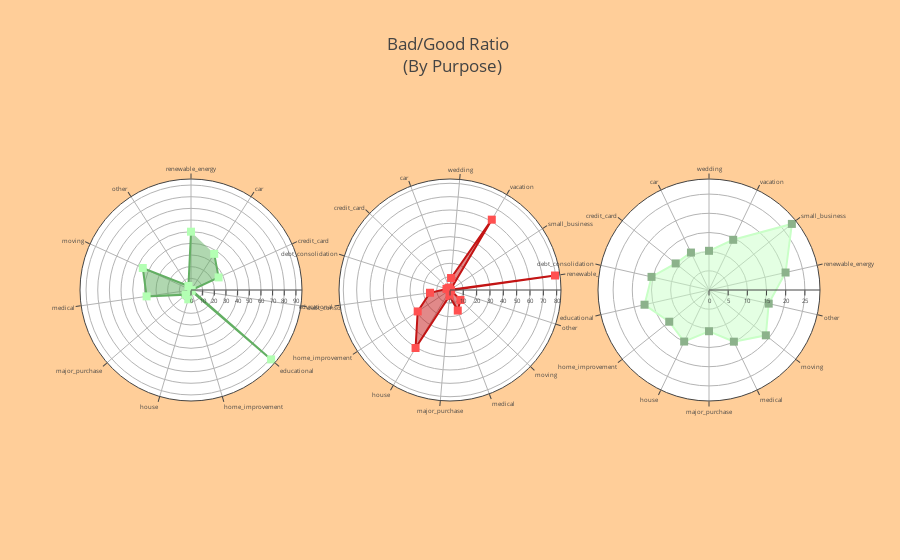

The notebook cell saved with this chart:
### Code cell
# Next task a Radar Chart with the bad/good ratio to see if it justifies the amount of loans issued towards housing
high_ratio = final_df.loc[final_df['income_category'] == 'High']
medium_ratio = final_df.loc[final_df['income_category'] == 'Medium']
low_ratio = final_df.loc[final_df['income_category'] == 'Low']

data = [
    go.Scatterpolar(
        mode='lines+markers',
      r = high_ratio['bad/good ratio (%)'].values.tolist(),
      theta = high_ratio['purpose'].unique(),
      fill = 'toself',
      name = 'High Income',
        line = dict(
        color = "#63AF63"
      ),
      marker = dict(
        color = "#B3FFB3",
        symbol = "square",
        size = 8
      ),
      subplot = "polar",
    ),
    go.Scatterpolar(
        mode='lines+markers',
      r = medium_ratio['bad/good ratio (%)'].values.tolist(),
      theta = medium_ratio['purpose'].unique(),
      fill = 'toself',
      name = 'Medium Income',
        line = dict(
        color = "#C31414"
      ),
      marker = dict(
        color = "#FF5050",
        symbol = "square",
        size = 8
      ),
      subplot = "polar2"
    ),
    go.Scatterpolar(
        mode='lines+markers',
      r = low_ratio['bad/good ratio (%)'].values.tolist(),
      theta = low_ratio['purpose'].unique(),
      fill = 'toself',
      name = 'Low Income',
        line = dict(
        color = "#C9FFC7"
      ),
      marker = dict(
        color = "#8CB28B",
        symbol = "square",
        size = 8
      ),
      subplot = "polar3"
    ),
]

layout = go.Layout(
    title="Bad/Good Ratio <br> (By Purpose)",
    showlegend = False,
     paper_bgcolor = "rgb(255, 206, 153)",
    polar = dict(
      domain = dict(
        x = [0,0.3],
        y = [0,1]
      ),
      radialaxis = dict(
        tickfont = dict(
          size = 6
        )
      ),
      angularaxis = dict(
        tickfont = dict(
          size = 6
        ),
        rotation = 90,
        direction = "counterclockwise"
      )
    ),
    polar2 = dict(
      domain = dict(
        x = [0.35,0.65],
        y = [0,1]
      ),
      radialaxis = dict(
        tickfont = dict(
          size = 6
        )
      ),
      angularaxis = dict(
        tickfont = dict(
          size = 6
        ),
        rotation = 85,
        direction = "clockwise"
      ),
    ),
    polar3 = dict(
      domain = dict(
        x = [0.7, 1],
        y = [0,1]
      ),
      radialaxis = dict(
        tickfont = dict(
          size = 6
        )
      ),
      angularaxis = dict(
        tickfont = dict(
          size = 6
        ),
        rotation = 90,
        direction = "clockwise"
      ),
    ))

fig = go.Figure(data=data, layout=layout)
iplot(fig, filename = "radar/multiple")

### Figure 1 — Plotly figure (JSON) as saved in the notebook; plotly's stock layout.template omitted (floating-point values rounded to 4 significant figures)
{"data": [{"fill": "toself", "line": {"color": "#63AF63"}, "marker": {"color": "#B3FFB3", "size": 8, "symbol": "square"}, "mode": "lines+markers", "name": "High Income", "r": [50, 4.08, 45.45, 38.46, 6.06, 8.33, 0.97, 90.91, 0.52, 26.03, 36.84], "subplot": "polar", "theta": ["renewable_energy", "other", "moving", "medical", "major_purchase", "house", "home_improvement", "educational", "debt_consolidation", "credit_card", "car"], "type": "scatterpolar", "uid": "855831cc-cfc3-4a6c-b9f0-01d087a28c91"}, {"fill": "toself", "line": {"color": "#C31414"}, "marker": {"color": "#FF5050", "size": 8, "symbol": "square"}, "mode": "lines+markers", "name": "Medium Income", "r": [9.01, 61.36, 0.44, 79.49, 0.82, 10.81, 16.48, 4.53, 50.57, 29.07, 15.15, 2.77, 1.56, 1.95], "subplot": "polar2", "theta": ["wedding", "vacation", "small_business", "renewable_energy", "other", "moving", "medical", "major_purchase", "house", "home_improvement", "educational", "debt_consolidation", "credit_card", "car"], "type": "scatterpolar", "uid": "d65720b8-aebe-4e96-b84a-ffec24970d1b"}, {"fill": "toself", "line": {"color": "#C9FFC7"}, "marker": {"color": "#8CB28B", "size": 8, "symbol": "square"}, "mode": "lines+markers", "name": "Low Income", "r": [10.22, 14.53, 27.64, 20.48, 15.97, 18.96, 14.95, 10.75, 14.92, 13.26, 17.24, 15.37, 11.11, 10.84], "subplot": "polar3", "theta": ["wedding", "vacation", "small_business", "renewable_energy", "other", "moving", "medical", "major_purchase", "house", "home_improvement", "educational", "debt_consolidation", "credit_card", "car"], "type": "scatterpolar", "uid": "bbd071c4-0864-4c68-889e-ef41ace7b3f5"}], "layout": {"paper_bgcolor": "rgb(255, 206, 153)", "polar": {"angularaxis": {"direction": "counterclockwise", "rotation": 90, "tickfont": {"size": 6}}, "domain": {"x": [0, 0.3], "y": [0, 1]}, "radialaxis": {"tickfont": {"size": 6}}}, "polar2": {"angularaxis": {"direction": "clockwise", "rotation": 85, "tickfont": {"size": 6}}, "domain": {"x": [0.35, 0.65], "y": [0, 1]}, "radialaxis": {"tickfont": {"size": 6}}}, "polar3": {"angularaxis": {"direction": "clockwise", "rotation": 90, "tickfont": {"size": 6}}, "domain": {"x": [0.7, 1], "y": [0, 1]}, "radialaxis": {"tickfont": {"size": 6}}}, "showlegend": false, "title": {"text": "Bad/Good Ratio <br> (By Purpose)"}}}
